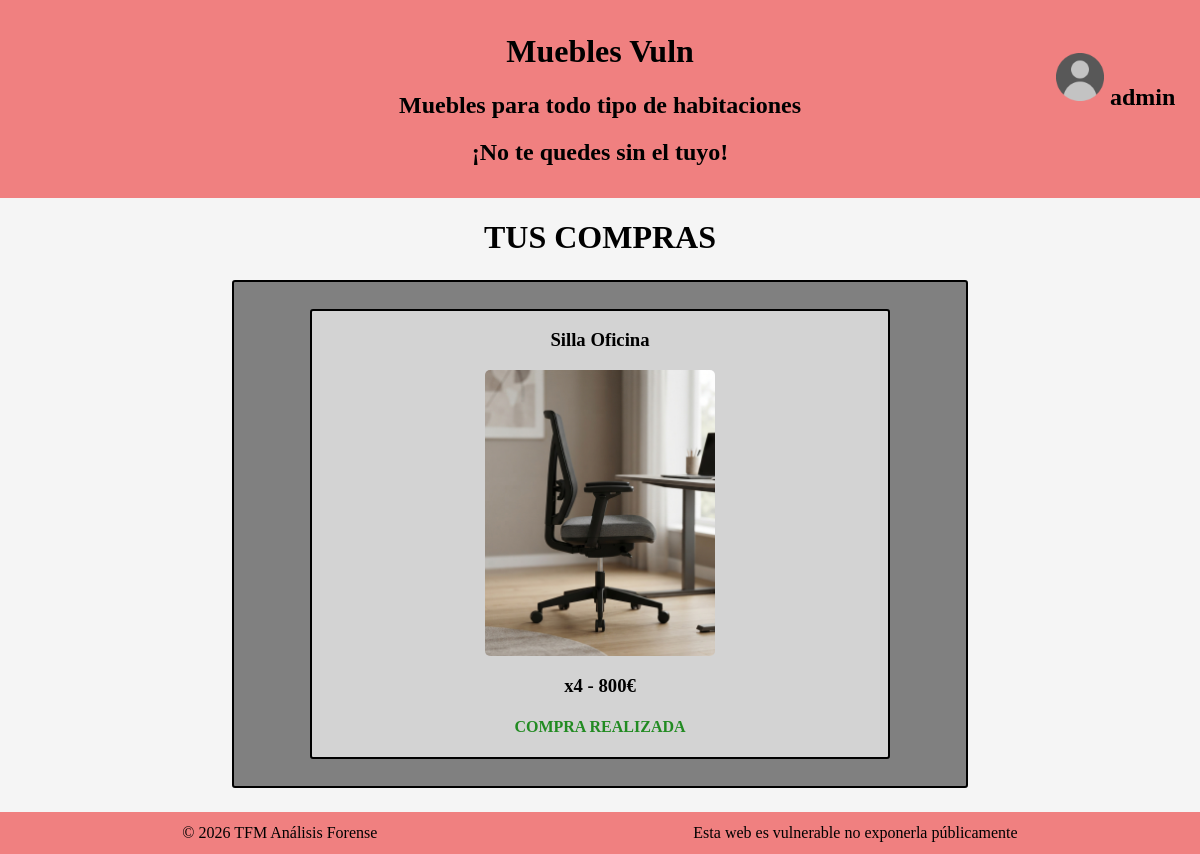
The app's page /purchases.php (signed in) with its own data.
### tables this page shows
CREATE TABLE `purchases` (
  `uuid` varchar(36) NOT NULL,
  `final_price` decimal(10,0) NOT NULL,
  `card` varchar(16) DEFAULT NULL,
  `expiration` varchar(5) DEFAULT NULL,
  `cvv` varchar(3) DEFAULT NULL,
  `finished` tinyint(1) NOT NULL,
  `created_at` timestamp NULL DEFAULT CURRENT_TIMESTAMP,
  `uuid_user` varchar(36) NOT NULL,
  `uuid_product` varchar(36) NOT NULL,
  `cantidad` int NOT NULL,
  `purchase_at` timestamp NULL DEFAULT NULL,
  PRIMARY KEY (`uuid`),
  KEY `fk_purchases_users` (`uuid_user`),
  KEY `fk_purchases_products` (`uuid_product`),
  CONSTRAINT `fk_purchases_products` FOREIGN KEY (`uuid_product`) REFERENCES `products` (`uuid`),
  CONSTRAINT `fk_purchases_users` FOREIGN KEY (`uuid_user`) REFERENCES `users` (`uuid`)
);

CREATE TABLE `products` (
  `uuid` varchar(36) NOT NULL,
  `name` varchar(255) NOT NULL,
  `precio` decimal(10,0) NOT NULL,
  `img_url` varchar(255) NOT NULL,
  `updated` timestamp NULL DEFAULT NULL,
  `created_at` timestamp NULL DEFAULT CURRENT_TIMESTAMP,
  PRIMARY KEY (`uuid`)
);

### purchases.php (the view, shortened to what this page needs)
<?php
    $data_user = currentUser();
    $pdo = getDBConnection();
    $stmt = $pdo->prepare(
        'SELECT pu.uuid, pu.final_price, pu.finished, pu.cantidad, pu.uuid_user,
                pr.name AS product_name, pr.img_url
         FROM purchases pu
         JOIN products pr ON pr.uuid = pu.uuid_product
         WHERE pu.uuid_user = ?');
    $stmt->execute([$data_user['uuid']]);
    $purchases = $stmt->fetchAll();
?>
<?php require_once __DIR__ . '/src/components/header.php' ?>
<main>
    <h1>TUS COMPRAS</h1>
    <section>
        <?php foreach($purchases as $purchase): ?>
            <div>
                <h3><?= htmlspecialchars($purchase['product_name']) ?></h3>
                <img src=<?= $purchase['img_url'] ?>>
                <h3>x<?= htmlspecialchars($purchase['cantidad']) ?> - <?= htmlspecialchars($purchase['final_price']) ?>€</h3>
                <?php if($purchase['finished']) { ?>
                <h4 class="finished">COMPRA REALIZADA</h4>
                <?php } else { ?>
                <h4 class="not-finished">COMPRA NO REALIZADA</h4>
                <a href="payment.php?uuid=<?= urlencode($purchase['uuid']) ?>"><button>Proceder al pago</button></a>
                <?php }?>
            </div>
        <?php endforeach; ?>
    </section>
</main>
<?php require_once __DIR__ . '/src/components/footer.php'; ?>

### purchases.php (style rules this page uses)
h1 { text-align: center; }
section { width:60%; padding: 1% 0.5%; background-color: gray; display: block; margin: 2% auto; overflow: auto; border: 2px solid black; border-radius: 3px; }
section div { width:80%; background-color: lightgray; text-align: center; display: block; margin: 2% auto; border: 2px solid black; border-radius: 3px; }
section div img { width: 40%; border-radius: 5px; cursor: pointer; }
.finished { color: forestgreen; font-weight: bolder; }

### records on screen
purchases: uuid_product.name "Silla Oficina", uuid_product.img_url (picture), cantidad "4", final_price "800", finished "COMPRA REALIZADA"

### other values on screen
$userData['username'] "admin"
